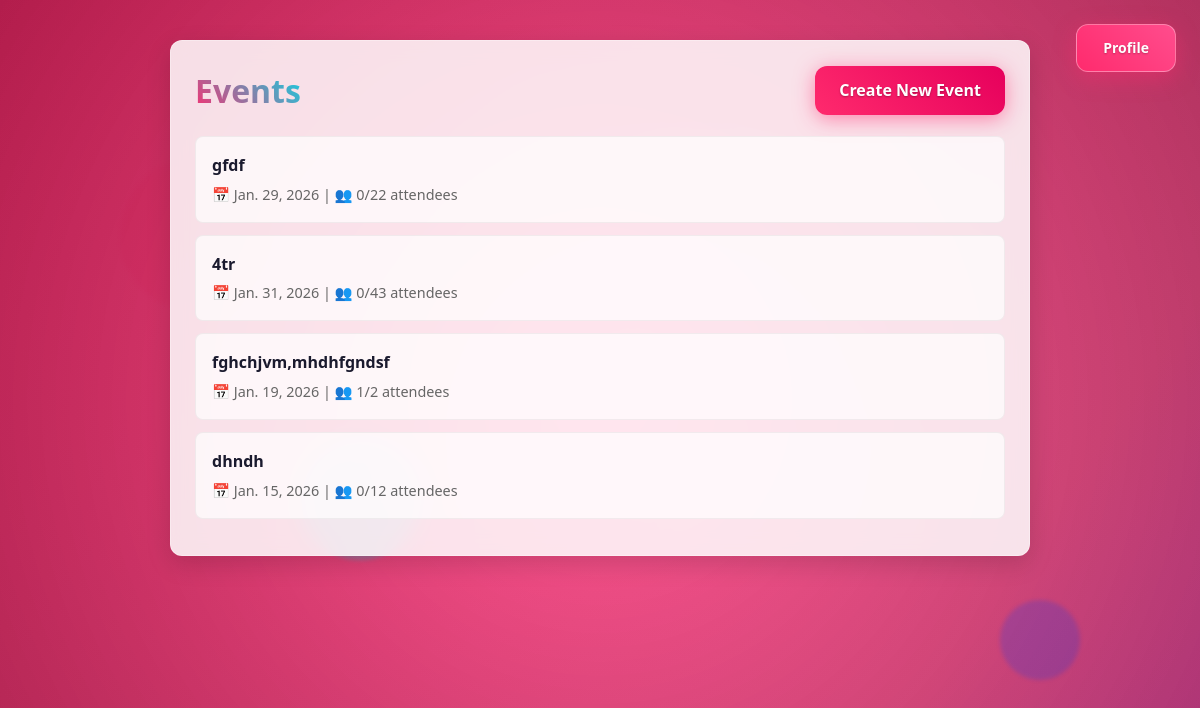
The app's page / (signed in) with its own data.
### events/models.py (models this page shows, shortened)
class Event(models.Model):
    owner = models.ForeignKey(
        User,
        on_delete=models.CASCADE,
        related_name='events'
    )
    name = models.CharField(max_length=200)
    date = models.DateField()
    capacity = models.PositiveIntegerField()

### events/views.py (the view)
# urls.py: path('', views.event_list, name='event_list'),
@login_required
def event_list(request):
    events = Event.objects.filter(owner=request.user)
    return render(request, 'events/event_list.html', {'events': events})

### templates/events/event_list.html (shortened to what this page needs)
{% load static %}
<!DOCTYPE html>
<html lang="en">
<head>
  <link rel="stylesheet" href="{% static 'css/styles.css' %}">
</head>
<body>
  <div class="particle"></div>
  <div class="particle"></div>
  <div class="particle"></div>
<div class="profile-button-wrapper">
    {% if user.is_authenticated %}
        <a href="{% url 'profile' %}" class="profile-btn">Profile</a>
    {% else %}
        <a href="{% url 'login' %}" class="profile-btn">Log in</a>
    {% endif %}
</div>
  <div class="container">
    <div class="content-card fade-in-up">
      <div style="display: flex; justify-content: space-between; align-items: center; margin-bottom: 20px;">
        <h1 class="gradient-text">Events</h1>
        <a href="{% url 'create_event' %}" class="btn btn-primary btn-create">Create New Event</a>
      </div>
      {% if events %}
        <ul class="event-list">
          {% for event in events %}
            <li class="event-item fade-in-up">
              <a href="{% url 'event_detail' event.id %}">
                <strong>{{ event.name }}</strong>
                <div class="event-meta">
                  📅 {{ event.date }} | 👥 {{ event.attendees.count }}/{{ event.capacity }} attendees
                </div>
              </a>
            </li>
          {% endfor %}
        </ul>
      {% else %}
        <div class="text-center" style="padding: 40px; color: #666; background: rgba(255, 255, 255, 0.7); border-radius: var(--border-radius);">
          <h3>No events available yet</h3>
          <p style="margin-top: 10px;">Create your first event to get started!</p>
        </div>
      {% endif %}
    </div>
  </div>
</body>
</html>

### records on screen
Event: name "gfdf", date "Jan. 29, 2026", attendees.count "0", capacity "22"
Event: name "4tr", date "Jan. 31, 2026", attendees.count "0", capacity "43"
Event: name "fghchjvm,mhdhfgndsf", date "Jan. 19, 2026", attendees.count "1", capacity "2"
Event: name "dhndh", date "Jan. 15, 2026", attendees.count "0", capacity "12"
